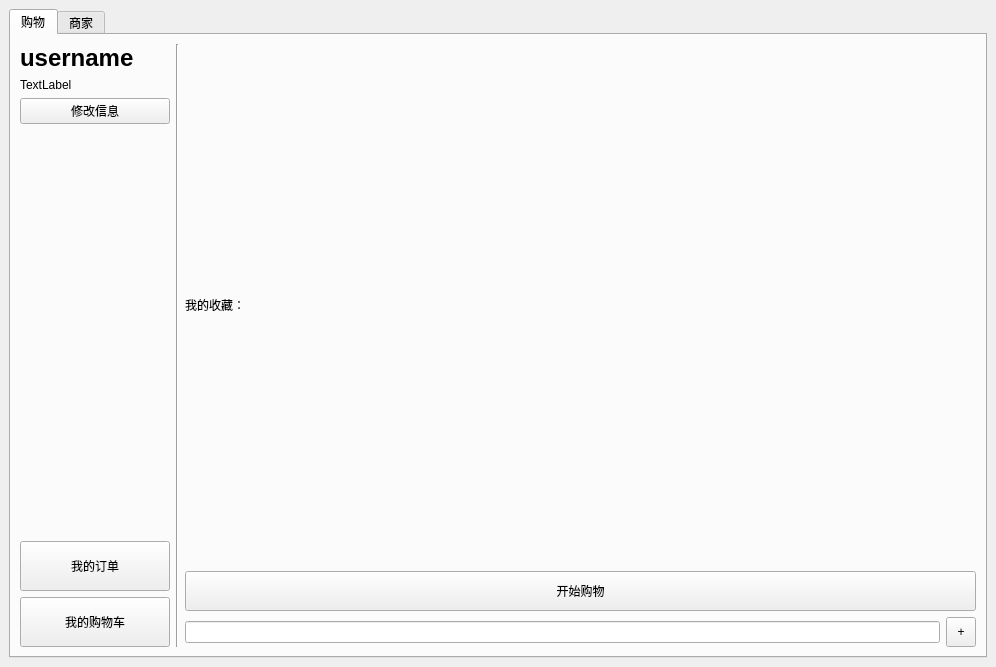
<?xml version="1.0" encoding="UTF-8"?>
<ui version="4.0">
 <class>UserMainWindow</class>
 <widget class="QMainWindow" name="UserMainWindow">
  <property name="geometry">
   <rect>
    <x>0</x>
    <y>0</y>
    <width>996</width>
    <height>667</height>
   </rect>
  </property>
  <property name="windowTitle">
   <string>主页面</string>
  </property>
  <widget class="QWidget" name="centralwidget">
   <layout class="QVBoxLayout" name="verticalLayout_6">
    <item>
     <widget class="QTabWidget" name="tabWidget">
      <property name="currentIndex">
       <number>0</number>
      </property>
      <widget class="QWidget" name="tabUser">
       <attribute name="title">
        <string>购物</string>
       </attribute>
       <layout class="QHBoxLayout" name="horizontalLayout_2">
        <item>
         <layout class="QVBoxLayout" name="verticalLayout">
          <item>
           <widget class="QLabel" name="labelUserName">
            <property name="sizePolicy">
             <sizepolicy hsizetype="Fixed" vsizetype="Preferred">
              <horstretch>0</horstretch>
              <verstretch>0</verstretch>
             </sizepolicy>
            </property>
            <property name="minimumSize">
             <size>
              <width>150</width>
              <height>0</height>
             </size>
            </property>
            <property name="font">
             <font>
              <pointsize>18</pointsize>
              <bold>true</bold>
             </font>
            </property>
            <property name="text">
             <string>username</string>
            </property>
            <property name="wordWrap">
             <bool>true</bool>
            </property>
           </widget>
          </item>
          <item>
           <widget class="QLabel" name="labelDefaultAddress">
            <property name="sizePolicy">
             <sizepolicy hsizetype="Fixed" vsizetype="Preferred">
              <horstretch>0</horstretch>
              <verstretch>0</verstretch>
             </sizepolicy>
            </property>
            <property name="minimumSize">
             <size>
              <width>150</width>
              <height>0</height>
             </size>
            </property>
            <property name="text">
             <string>TextLabel</string>
            </property>
            <property name="wordWrap">
             <bool>true</bool>
            </property>
           </widget>
          </item>
          <item>
           <widget class="QPushButton" name="buttonEditUser">
            <property name="text">
             <string>修改信息</string>
            </property>
           </widget>
          </item>
          <item>
           <spacer name="verticalSpacer">
            <property name="orientation">
             <enum>Qt::Vertical</enum>
            </property>
            <property name="sizeHint" stdset="0">
             <size>
              <width>20</width>
              <height>40</height>
             </size>
            </property>
           </spacer>
          </item>
          <item>
           <widget class="QPushButton" name="buttonMyOrder">
            <property name="minimumSize">
             <size>
              <width>0</width>
              <height>50</height>
             </size>
            </property>
            <property name="text">
             <string>我的订单</string>
            </property>
           </widget>
          </item>
          <item>
           <widget class="QPushButton" name="buttonMyCart">
            <property name="sizePolicy">
             <sizepolicy hsizetype="Minimum" vsizetype="Fixed">
              <horstretch>0</horstretch>
              <verstretch>0</verstretch>
             </sizepolicy>
            </property>
            <property name="minimumSize">
             <size>
              <width>0</width>
              <height>50</height>
             </size>
            </property>
            <property name="text">
             <string>我的购物车</string>
            </property>
           </widget>
          </item>
         </layout>
        </item>
        <item>
         <widget class="Line" name="line">
          <property name="orientation">
           <enum>Qt::Vertical</enum>
          </property>
         </widget>
        </item>
        <item>
         <layout class="QVBoxLayout" name="verticalLayout_3">
          <item>
           <layout class="QVBoxLayout" name="verticalLayout_7">
            <item>
             <widget class="QLabel" name="label">
              <property name="text">
               <string>我的收藏：</string>
              </property>
             </widget>
            </item>
           </layout>
          </item>
          <item>
           <widget class="QPushButton" name="buttonStartShopping">
            <property name="minimumSize">
             <size>
              <width>0</width>
              <height>40</height>
             </size>
            </property>
            <property name="text">
             <string>开始购物</string>
            </property>
           </widget>
          </item>
          <item>
           <layout class="QHBoxLayout" name="horizontalLayout_4">
            <item>
             <widget class="QLineEdit" name="lineEdit"/>
            </item>
            <item>
             <widget class="QToolButton" name="buttonSearch">
              <property name="minimumSize">
               <size>
                <width>30</width>
                <height>30</height>
               </size>
              </property>
              <property name="text">
               <string>+</string>
              </property>
             </widget>
            </item>
           </layout>
          </item>
         </layout>
        </item>
       </layout>
      </widget>
      <widget class="QWidget" name="tabSeller">
       <attribute name="title">
        <string>商家</string>
       </attribute>
       <layout class="QHBoxLayout" name="horizontalLayout_3">
        <item>
         <layout class="QVBoxLayout" name="verticalLayout_5">
          <item>
           <widget class="QLabel" name="labelSellerName">
            <property name="sizePolicy">
             <sizepolicy hsizetype="Fixed" vsizetype="Preferred">
              <horstretch>0</horstretch>
              <verstretch>0</verstretch>
             </sizepolicy>
            </property>
            <property name="minimumSize">
             <size>
              <width>150</width>
              <height>0</height>
             </size>
            </property>
            <property name="font">
             <font>
              <pointsize>18</pointsize>
              <bold>true</bold>
             </font>
            </property>
            <property name="text">
             <string>SellerName</string>
            </property>
            <property name="wordWrap">
             <bool>true</bool>
            </property>
           </widget>
          </item>
          <item>
           <widget class="QLabel" name="labelSellerRealName">
            <property name="sizePolicy">
             <sizepolicy hsizetype="Fixed" vsizetype="Preferred">
              <horstretch>0</horstretch>
              <verstretch>0</verstretch>
             </sizepolicy>
            </property>
            <property name="minimumSize">
             <size>
              <width>150</width>
              <height>0</height>
             </size>
            </property>
            <property name="text">
             <string>TextLabel</string>
            </property>
            <property name="wordWrap">
             <bool>true</bool>
            </property>
           </widget>
          </item>
          <item>
           <widget class="QLabel" name="labelSellerIDNumber">
            <property name="sizePolicy">
             <sizepolicy hsizetype="Fixed" vsizetype="Preferred">
              <horstretch>0</horstretch>
              <verstretch>0</verstretch>
             </sizepolicy>
            </property>
            <property name="minimumSize">
             <size>
              <width>150</width>
              <height>0</height>
             </size>
            </property>
            <property name="text">
             <string>TextLabel</string>
            </property>
            <property name="wordWrap">
             <bool>true</bool>
            </property>
           </widget>
          </item>
          <item>
           <widget class="QPushButton" name="buttonSellerRegist">
            <property name="text">
             <string>注册成为商家</string>
            </property>
           </widget>
          </item>
          <item>
           <spacer name="verticalSpacer_4">
            <property name="orientation">
             <enum>Qt::Vertical</enum>
            </property>
            <property name="sizeHint" stdset="0">
             <size>
              <width>20</width>
              <height>40</height>
             </size>
            </property>
           </spacer>
          </item>
         </layout>
        </item>
        <item>
         <layout class="QVBoxLayout" name="verticalLayout_4">
          <item>
           <widget class="QScrollArea" name="scrollArea">
            <property name="widgetResizable">
             <bool>true</bool>
            </property>
            <widget class="QWidget" name="scrollAreaWidgetContents">
             <property name="geometry">
              <rect>
               <x>0</x>
               <y>0</y>
               <width>792</width>
               <height>559</height>
              </rect>
             </property>
            </widget>
           </widget>
          </item>
          <item>
           <layout class="QHBoxLayout" name="horizontalLayout">
            <item>
             <widget class="QToolButton" name="buttonRefresh">
              <property name="minimumSize">
               <size>
                <width>32</width>
                <height>32</height>
               </size>
              </property>
              <property name="text">
               <string>...</string>
              </property>
             </widget>
            </item>
            <item>
             <widget class="QPushButton" name="buttonAddShop">
              <property name="sizePolicy">
               <sizepolicy hsizetype="Minimum" vsizetype="Minimum">
                <horstretch>0</horstretch>
                <verstretch>0</verstretch>
               </sizepolicy>
              </property>
              <property name="text">
               <string>新增店铺</string>
              </property>
             </widget>
            </item>
           </layout>
          </item>
         </layout>
        </item>
       </layout>
      </widget>
     </widget>
    </item>
   </layout>
  </widget>
 </widget>
 <resources/>
 <connections/>
</ui>
